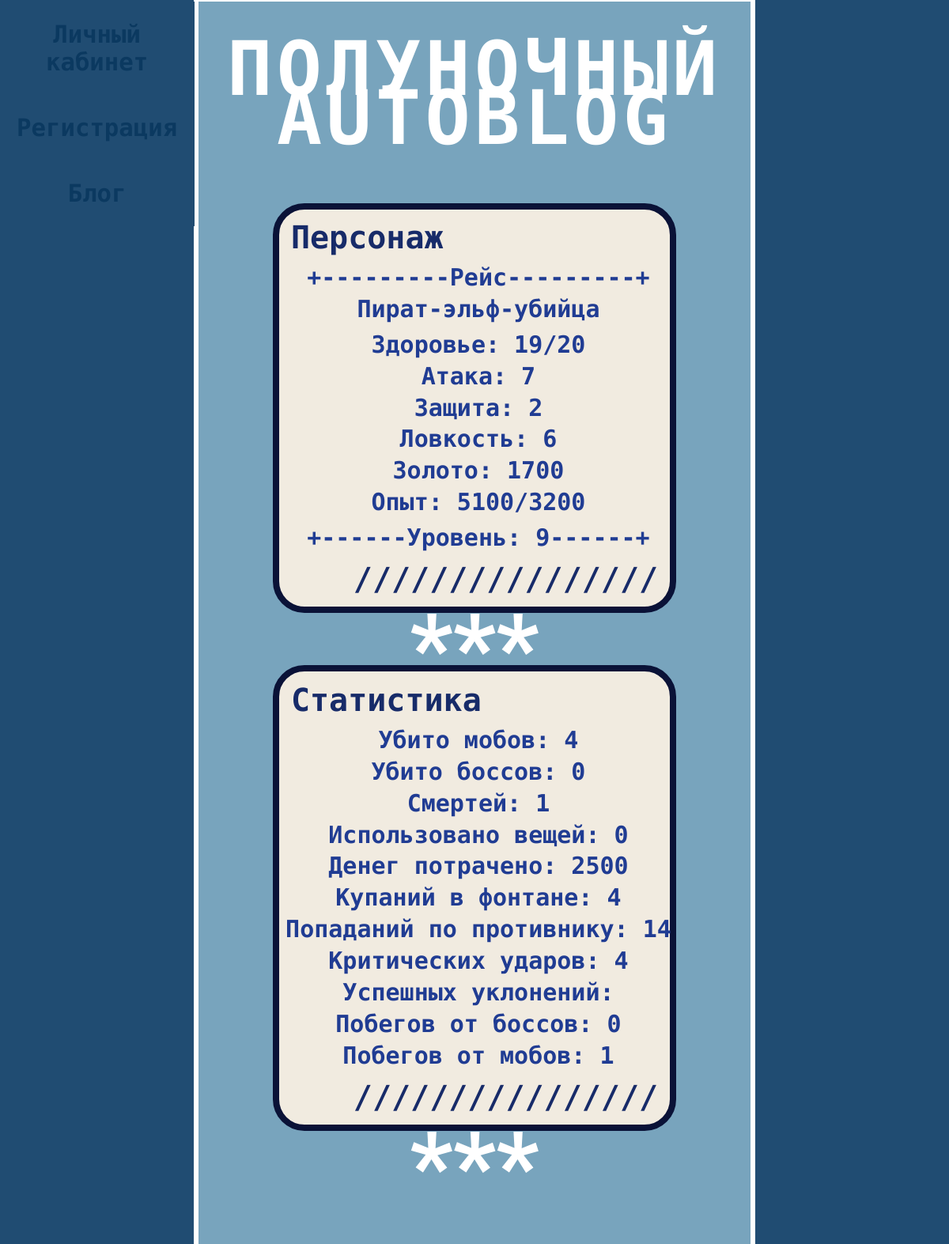
The app's page /profile/show_char (signed in) with its own data.
### models.py (models this page shows, shortened)
class Statistics(db.Model):
    id = db.Column(db.Integer, primary_key=True)
    mobKill = db.Column(db.Integer)
    bossKill = db.Column(db.Integer)
    death = db.Column(db.Integer)
    itemsUsed = db.Column(db.Integer)
    moneySpend = db.Column(db.Integer)
    fountainHealing = db.Column(db.Integer)
    hits = db.Column(db.Integer)
    criticalHits = db.Column(db.Integer)
    successAvoiding = db.Column(db.Integer)
    leavingBossFights = db.Column(db.Integer)
    leavingMobFights = db.Column(db.Integer)
    char_id = db.Column(db.Integer, db.ForeignKey("characters.id"), nullable=True)

### app.py (the view)
@app.route("/profile/show_char", methods=["POST", "GET"])
@login_required
def show_char():
    char = getCharacterByUserId(current_user.get_id())
    if not char:
        redirect(url_for(get_char))
    stat = getStatistic(char.id)
    print(type(stat))
    info = in_web_presentation(char)
    return render_template("show_char.html", menu=menu, title="Персонаж", info=info, stat=stat)

### UserLogin.py (called while the page is built)
    def fromDB(self, user):
        self.__user = user
        return self

    def get_id(self):
        return self.__user.id

### app.py (called while the page is built)
@login_manager.user_loader
def load_user(user_id):
    return UserLogin().fromDB(getUser(user_id))

### models.py (called while the page is built)
def getStatistic(char_id):
    try:
        s = Statistics.query.filter_by(char_id=char_id).first()
        if not s:
            print("Статистика не найдена")
            return False
        return s
    except:
        print("Что-то пошло не так при загрузке статистики")

def getCharacterByUserId(user_id):
    try:
        u = Characters.query.filter_by(user_id=user_id).first()
        if not u:
            print("Пользователь не найден")
            return False
        return u
    except:
        print("Что-то пошло не так при загрузке пользователя")

def getUser(user_id):
    try:
        u = Users.query.get(user_id)
        if not u:
            print("Пользователь не найден")
            return False
        return u
    except:
        print("Что-то пошло не так при загрузке пользователя")

### templates/show_char.html (shortened to what this page needs)
{% extends "base.html"%}
{% block content %}
{{ super() }}
    <div class="post">
        <div class="nickname">Персонаж</div>
            {% for line in info %}
            <div class="show_char">{{ line }}</div>
            {% endfor %}
        <div class="dateandtime">////////////////</div>
    </div>
    <div class="sign-wrap-3">
        <span class="sign_word">***</span>
    </div>
    <div class="post">
        <div class="nickname">Статистика</div>
        <div class="show_char">Убито мобов: {{stat.mobKill}}</div>
        <div class="show_char">Убито боссов: {{stat.bossKill}}</div>
        <div class="show_char">Смертей: {{stat.death}}</div>
        <div class="show_char">Использовано вещей: {{stat.itemsUsed}}</div>
        <div class="show_char">Денег потрачено: {{stat.moneySpend}}</div>
        <div class="show_char">Купаний в фонтане: {{stat.fountainHealing}}</div>
        <div class="show_char">Попаданий по противнику: {{stat.hits}}</div>
        <div class="show_char">Критических ударов: {{stat.criticalHits}}</div>
        <div class="show_char">Успешных уклонений: {{stat.successAvoidings}}</div>
        <div class="show_char">Побегов от боссов: {{stat.leavingBossFights}}</div>
        <div class="show_char">Побегов от мобов: {{stat.leavingMobFights}}</div>
        <div class="dateandtime">////////////////</div>
    </div>
    <div class="sign-wrap-3">
        <span class="sign_word">***</span>
    </div>
{% endblock %}

### templates/base.html (shortened to what this page needs)
<!DOCTYPE html>
<html lang="en">
<head>
    <link rel="stylesheet" href="../static/css/styles.css">
</head>
<body>
    {% block content %}
    {% block mainmenu %}
        <nav>
        {% for m in menu%}
        <a href="{{url_for(m.url)}}" class="menu">{{m.name}}</a>
        {% endfor %}
        </nav>
    {% endblock mainmenu %}
<main>
    <div class="sign-wrap-1">
        <span class="sign_word">ПОЛУНОЧНЫЙ AUTOBLOG</span>
    </div>
    {% endblock %}
</main>
</body>
</html>

### static/css/styles.css (style rules this page uses)
body { background-color: #204c72; }
div.post { margin: 1.5% 13.5% 3% 13.5%; border: solid #0a1237 6pt; border-radius: 40px; background-color: #f1ebe0; }
div.nickname { font-size: 40px; font-weight: bold; padding-left: 3%; padding-top: 2.5%; color: #172b69; padding-bottom: 2%; font-family: 'Ubuntu Mono', monospace; }
div.show_char { font-size: 30px; font-weight: bold; padding: 0% 1% 1% 1%; color: #203c93; font-family: 'Ubuntu Mono', monospace; text-align: center; width: 100%; }
div.dateandtime { font-size: 40px; font-weight: bold; line-height: 50px; padding: 1% 3% 2% 3%; color: #172b69; font-family: 'Ubuntu Mono', monospace; text-align: right; }
div.post + div.sign-wrap-3 { margin-bottom: -5%; }
main { margin: -1% 20%; background-color: #78a4bd; border: solid white 5pt; display: flex; flex-direction: column; padding-bottom: 13%; }
nav { width: 20%; float: left; position: fixed; margin-top: 0.5%; margin-left: -0.7%; }
a.menu { padding-top: 10%; padding-bottom: 10%; display: block; font-size: 23pt; font-weight: bolder; text-decoration: none; background-color: #204c72; color: #0b3960; transition: all, 0.5s, ease, 0.5s; font-family: 'Ubuntu Mono', monospace; font-style: normal; text-align: center; width: 102.5%; }
.sign-wrap-1 { text-align: center; padding: 60px 20px; }
.sign-wrap-1 .sign_word { font-size: 95px; font-weight: bold; line-height: 50px; color: #FFF; font-family: 'Ubuntu Mono', monospace; text-transform: uppercase; animation: neon-1 .1s ease-in-out infinite alternate; letter-spacing: 4pt; }
.sign-wrap-3 { text-align: center; }
.sign-wrap-3 .sign_word { font-size: 120px; font-weight: bold; line-height: 50px; color: #FFF; font-family: 'Roboto', sans-serif; text-transform: uppercase; animation: neon-3 5s steps(1, start) infinite reverse; }

### records on screen
Statistics: mobKill "4", bossKill "0", death "1", itemsUsed "0", moneySpend "2500", fountainHealing "4", hits "14", criticalHits "4", leavingBossFights "0", leavingMobFights "1"

### other values on screen
{{ m.name }} "Личный кабинет" "Регистрация" "Блог"
{{ line }} "+---------Рейс---------+" "Пират-эльф-убийца" "Здоровье: 19/20" "Атака: 7" "Защита: 2" "Ловкость: 6" "Золото: 1700" "Опыт: 5100/3200" "+------Уровень: 9------+"
